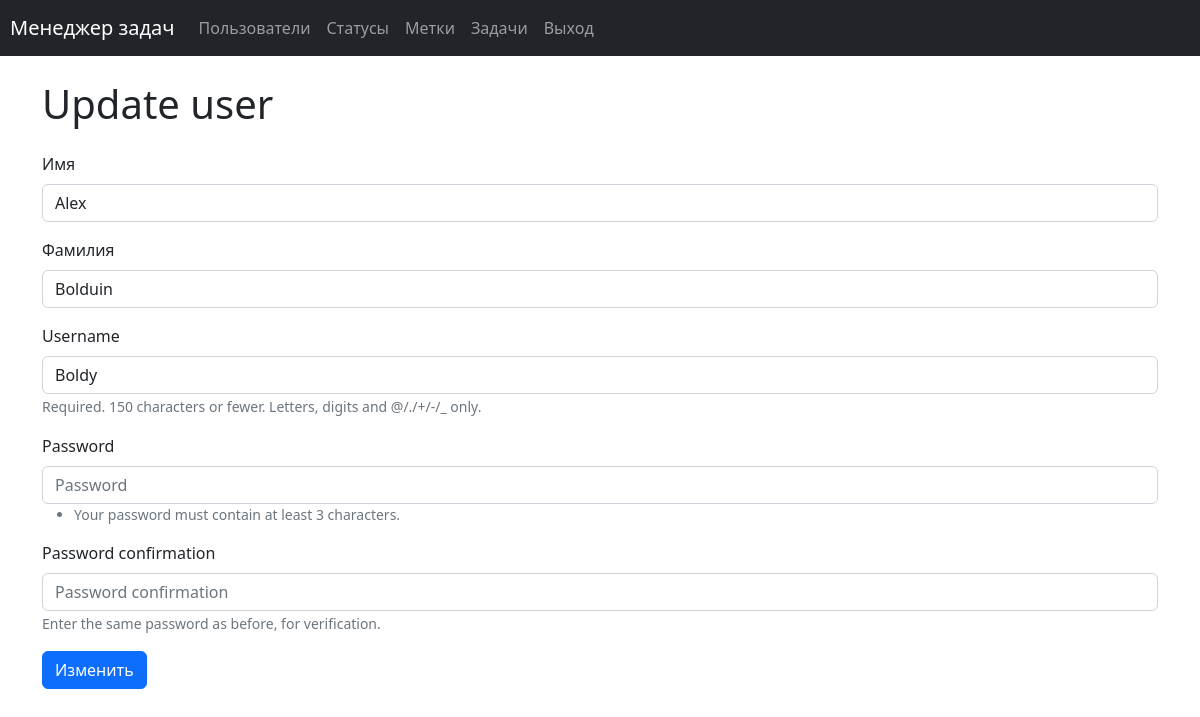
The app's page /users/1/update/ (signed in) with its own data.
### task_manager/users/models.py (models this page shows, shortened)
class User(AbstractUser):
    groups = models.ManyToManyField(Group, related_name='auth_user_groups')
    user_permissions = models.ManyToManyField(Permission, related_name='auth_user_permissions')
    first_name = models.CharField(max_length=150)
    last_name = models.CharField(max_length=150)

### task_manager/users/views.py (the view)
# urls.py: path('<int:pk>/update/', UserUpdateView.as_view(),
class UserUpdateView(UserLoginMixin, UserPermitModifyMixin, SuccessMessageMixin, UpdateView):
    template_name = 'users/update.html'
    model = User
    form_class = UserCreateForm
    success_url = reverse_lazy('users')
    success_message = _('User is successfully updated')
    permission_message = _('You have no rights to change another user.')
    permission_url = reverse_lazy('users')

### task_manager/users/forms.py
class UserCreateForm(UserCreationForm):
    first_name = forms.CharField(
        max_length=150, required=True, label=_("First name")
    )
    last_name = forms.CharField(
        max_length=150, required=True, label=_("Last name")
    )
    class Meta(UserCreationForm.Meta):
        model = User
        fields = ('first_name', 'last_name',
                  'username', 'password1', 'password2'
                  )

### task_manager/mixins.py (called while the page is built)
    def dispatch(self, request, *args, **kwargs):
        if not request.user.is_authenticated:
            message = _("You are not logged in! Please log in.")
            messages.error(request, message)
            return redirect(self.login_url)
        return super().dispatch(request, *args, **kwargs)

    def test_func(self):
        return self.get_object().id == self.request.user.id

### task_manager/templates/users/update.html (shortened to what this page needs)
{% extends 'base.html' %}
{% load django_bootstrap5 %}
{% load i18n %}
{% block content %}
<div class="container wrapper flex-grow-1">
      <h1 class="my-4">
        {% trans 'Update user' %}
      </h1>
<form action="{% url 'user_update' user.id %}" method="post">
    {% bootstrap_form form %}
    <input class="btn btn-primary" type="submit" value="{% trans 'Update' %}">
</form>
</div>
{% endblock %}

### records on screen
User: first_name "Alex", last_name "Bolduin", username "Boldy"
